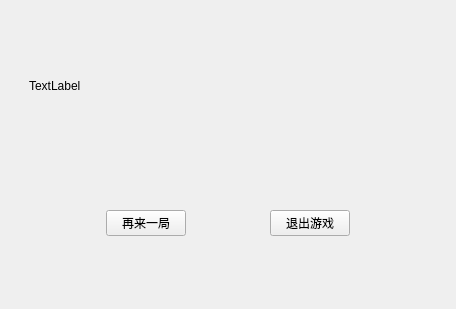
<?xml version="1.0" encoding="UTF-8"?>
<ui version="4.0">
 <class>OverWidget</class>
 <widget class="QWidget" name="OverWidget">
  <property name="geometry">
   <rect>
    <x>0</x>
    <y>0</y>
    <width>456</width>
    <height>309</height>
   </rect>
  </property>
  <property name="windowTitle">
   <string>游戏结束</string>
  </property>
  <layout class="QVBoxLayout" name="verticalLayout_2">
   <item>
    <widget class="QWidget" name="widget_4" native="true">
     <layout class="QVBoxLayout" name="verticalLayout">
      <item>
       <widget class="QWidget" name="widget_3" native="true">
        <layout class="QHBoxLayout" name="horizontalLayout">
         <item>
          <widget class="QLabel" name="label">
           <property name="text">
            <string>TextLabel</string>
           </property>
          </widget>
         </item>
        </layout>
       </widget>
      </item>
      <item>
       <widget class="QWidget" name="widget_2" native="true">
        <property name="maximumSize">
         <size>
          <width>16777197</width>
          <height>16777133</height>
         </size>
        </property>
        <layout class="QHBoxLayout" name="horizontalLayout_2">
         <item>
          <spacer name="horizontalSpacer">
           <property name="orientation">
            <enum>Qt::Horizontal</enum>
           </property>
           <property name="sizeHint" stdset="0">
            <size>
             <width>73</width>
             <height>20</height>
            </size>
           </property>
          </spacer>
         </item>
         <item>
          <widget class="QPushButton" name="pushButton">
           <property name="text">
            <string>再来一局</string>
           </property>
          </widget>
         </item>
         <item>
          <spacer name="horizontalSpacer_3">
           <property name="orientation">
            <enum>Qt::Horizontal</enum>
           </property>
           <property name="sizeHint" stdset="0">
            <size>
             <width>73</width>
             <height>20</height>
            </size>
           </property>
          </spacer>
         </item>
         <item>
          <widget class="QPushButton" name="pushButton_2">
           <property name="text">
            <string>退出游戏</string>
           </property>
          </widget>
         </item>
         <item>
          <spacer name="horizontalSpacer_2">
           <property name="orientation">
            <enum>Qt::Horizontal</enum>
           </property>
           <property name="sizeHint" stdset="0">
            <size>
             <width>73</width>
             <height>20</height>
            </size>
           </property>
          </spacer>
         </item>
        </layout>
       </widget>
      </item>
     </layout>
    </widget>
   </item>
  </layout>
 </widget>
 <resources/>
 <connections/>
</ui>
